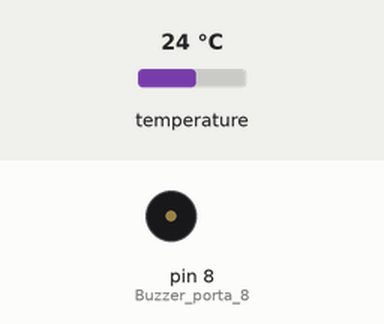
Simulated run of this sketch. Board: Arduino Uno, built with avr-gcc and run on an emulated ATmega328P. Shown: buzzer (waves = sounding). The test bench sets the inputs (shaded band); at power-on: temperature 24 °C. What the sketch prints to the serial monitor is not drawn.

Above: at 1.5 s.
1.6 s: temperature set to 29.2 °C
3.5 s: temperature set to 30.7 °C
At 4.06 s:
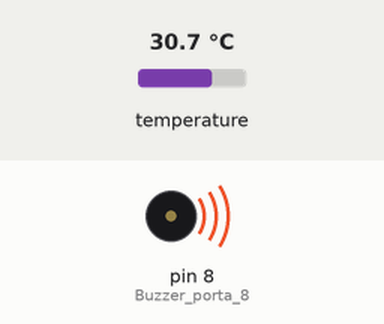
Timing chart, 0 to 4.8 s (numbered marks = the images above; inputs shaded):
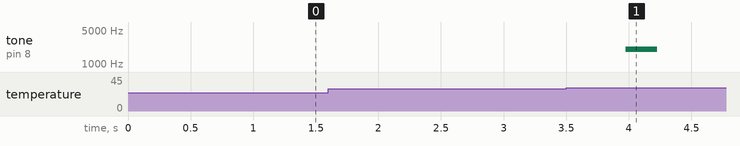

Measured:
- the behaviour switches between 30 and 30.1 °C on temperature (found by bisection; images 0 and 1)
- after the input at 3.5 s, tone on pin 8 (Buzzer_porta_8): silent → 2000 Hz after 0.48 s, → silent 0.25 s later

The sketch:

Exemplo26_Alarme_Temperatura.ino
```cpp
#include <OneWire.h>
#include <DallasTemperature.h>

// ligado na porta 2
#define ONE_WIRE_BUS 2

OneWire oneWire(ONE_WIRE_BUS);

DallasTemperature sensors(&oneWire);

int temp;
int del = 250;
// Duração do Tom
int lowrange = 2000; // Valor mais baixo da freqencia usada
int highrange = 4000; // Frequencia mais alta

void setup(void){
  Serial.begin(9600);

  sensors.begin();

  pinMode(8, OUTPUT); // Buzzer porta 8
}

void loop() {
  Serial.print("Requisitando a temperatura...");

  sensors.requestTemperatures(); // Send the command to get temperatures

  Serial.println("PRONTO..");


  Serial.print("A temperatura eh: ");

  Serial.println(sensors.getTempCByIndex(0));


  if (sensors.getTempCByIndex(0) > 30){
    alarme();
  }
}

void alarme() {
  Serial.print("alarme");
  for (int a = lowrange; a<=highrange; a++)
  {
    tone (8, a, del);
  }
  // Redução dos tons
  for (int a = highrange; a>=lowrange; a--)
  {
    tone (8, a, del);
  }
}
```
